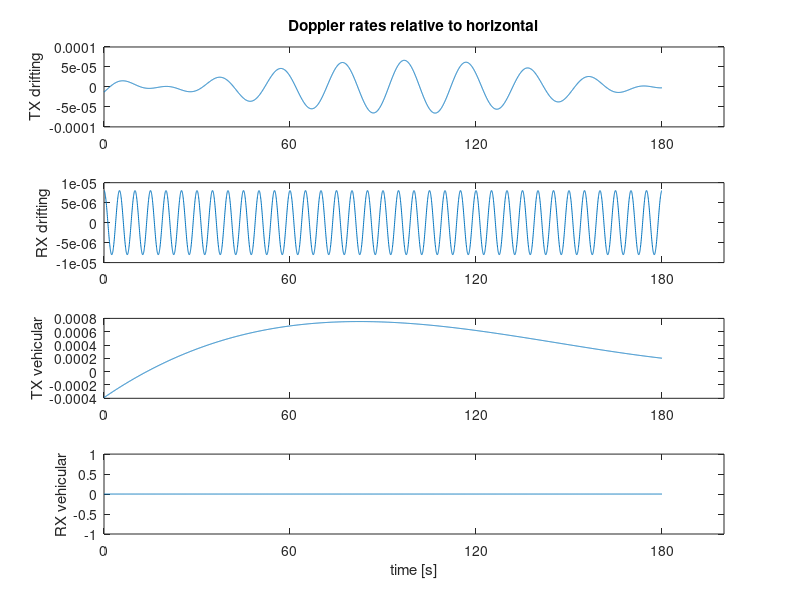
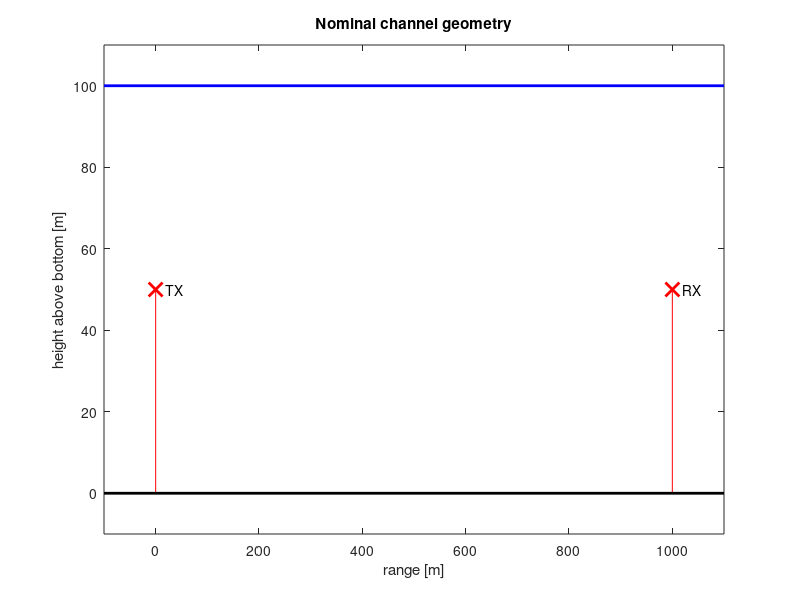

MATLAB code to generate these figures, in order:
% This code reads the channel parameters and writes them in data 
% files [file_name].prm and [file_name].dop which will be used 
% by the main simulator code channel_simulator.
%
% Change the following channel parameters by updating this code. 
% Alternatively, you can directly update the .prm and .dop data 
% files via a text editing software.
% 
% file_name: data file name
% h0: surface height (depth) [m]
% ht0: TX height [m]
% hr0: RX height [m]
% d0: channel distance [m]
% k: spreading factor
% c: speed of sound in water [m/s]
% c2: speed of sound in bottom [m/s] (>1500 for hard, < 1500 for soft)
% cut: do not consider arrivals whose strength is below that of direct arrival divided by cut
% fmin: minimum frequency [Hz]
% B: bandwidth [Hz]
% df: frequency resolution [Hz]
% dt: time resolution [seconds] 
% T_SS: coherence time of the Small-Scale (S-S) variations [seconds]
% sig2s: variance of S-S surface variations 
% sig2b: variance of S-S bottom variations 
% B_delp: 3-dB width of the p.s.d. of intra-path delays (assumed constant for all paths)
% Sp: number of intra-paths (assumed constant for all paths)
% mu_p: mean of intra-path amplitudes (assumed constant for all paths)
% nu_p: variance of intra-path amplitudes (assumed constant for all paths)
% T_tot: total duration of the simulated signal [seconds]
% h_bnd: range of surface height variation (Large-Scale (L-S) realizations are limited to h+h_band)
% ht_bnd: range of transmitter height variation
% hr_bnd: range of receiver height variation
% d_bnd: range of channel distance variation
% sig_h: standard deviation of L-S variations of surface height 
% sig_ht: standard deviation of L-S variations of transmitter height 
% sig_hr: standard deviation of L-S variations of receiver height 
% sig_d: standard deviation of L-S variations of distance height 
% a_AR: AR parameter for generating L-S variations (constant for variables h, ht, hr, d) 
% method: Large-Scale (L-S) & Small-Scale (S-S) Simulation Methods:
% vtd: TX drifting speed
% theta_td: TX drifting angle
% vrd: RX drifting speed
% theta_rd: RX drifting angle
% vtv: TX vehicular speed
% theta_tv: TX vehicular angle
% vrv: RX vehicular speed
% theta_rv: RX vehicular angle 
% Aw: surface variation amplitude
% fw: surface variation frequency
%
% Author: Parastoo Qarabaqi, Northeastern University, 2013

clc, clear all, close all, format long;

%% Data file name: 
file_name= 'example_channel';

%% Deterministic channel geometry:

h0=100; % surface height (depth) [m]
ht0=50; % TX height [m]
hr0=50; % RX height [m]
d0=1000; % channel distance [m]

k=1.7; % spreading factor
c=1500; % speed of sound in water [m/s]
c2=1200; % speed of sound in bottom [m/s] (>1500 for hard, < 1500 for soft)
cut=20; % do not consider arrivals whose strength is below that of direct arrival divided by cut

fmin=10e3; % minimum frequency [Hz]
B=10e3; % bandwidth [Hz]

df=30; % frequency resolution [Hz], f_vec=fmin:df:fmax; 

dt= 50e-3; % time resolution [seconds] 
T_SS=60; % coherence time of the small-scale variations [seconds]

%% Small-Scale (S-S) parameters: 
sig2s= 1.125; % variance of S-S surface variations 
sig2b=sig2s/2; % variance of S-S bottom variations 
 
B_delp= 5e-4; % 3-dB width of the p.s.d. of intra-path delays (assumed constant for all paths)
Sp= 20; % number of intra-paths (assumed constant for all paths)
mu_p= .5/Sp; % mean of intra-path amplitudes (assumed constant for all paths)
nu_p= 1e-6; % variance of intra-path amplitudes (assumed constant for all paths)

%% Large-Scale (L-S) parameters:
T_tot= 3*T_SS; % total duration of the simulated signal [seconds]
t_tot_vec=(0:dt:T_tot); Lt_tot=length(t_tot_vec);

h_bnd=[-10 10]; % range of surface height variation (L-S realizations are limited to h+h_band)
ht_bnd=[-5 5]; % range of transmitter height variation
hr_bnd=[-5 5]; % range of receiver height variation
d_bnd=[-20 20]; % range of channel distance variation
sig_h=1; % standard deviation of L-S variations of surface height 
sig_ht=1; % standard deviation of L-S variations of transmitter height 
sig_hr=1; % standard deviation of L-S variations of receiver height 
sig_d=1; % standard deviation of L-S variations of distance height 
a_AR= .9; % AR parameter for generating L-S variations (constant for variables h, ht, hr, d) 

%% Large-Scale (L-S) & Small-Scale (S-S) Simulation Methods:
% 1)'sim_dir': SIMplified L-S model & DIRect S-S model
% 2)'sim_seq': SIMplified L-S model & Statistically EQuivalent S-S model
% 3)'bel_dir': BELlhop L-S model & DIRect S-S model
% 4)'bel_seq': BELlhop L-S model & Statistically EQuivalent S-S model
method='sim_dir'; 

%% Doppler: 
% All parameters can be entered as scalars or vectors of size(t_tot_vec).

% drifting: 
vtd= 0.1*cos((1/20)*(2*pi*t_tot_vec)-rand*2*pi); 
theta_td= linspace(rand*2*pi,rand*2*pi,length(t_tot_vec)); 

vrd= 0.02*cos((1/5)*(2*pi*t_tot_vec)); 
theta_rd= rand*2*pi; 

% vehicular: 
vtv= interp1([0:T_SS:T_tot], 1*randn(size([0:T_SS:T_tot])), t_tot_vec, 'spline');   
theta_tv= 0; 
vrv= 0;  
theta_rv= 0; 

% surface: 
Aw= .05; fw= .01; 

%% %%%%%%%%%%%%%%%%%%%%%%%%%%%%%%%%%%%%%%%%%%%%%%%%%%%%%%%%%%%%%%%%%%%%%%%%
% End of reading data. Start writing the data files: 
%%%%%%%%%%%%%%%%%%%%%%%%%%%%%%%%%%%%%%%%%%%%%%%%%%%%%%%%%%%%%%%%%%%%%%%%%%%

%% Write parameters on prm file: 
f1 = fopen([file_name, '.prm'], 'w');

fprintf(f1, '%f surface_height_(depth)_[m]\n', h0); 
fprintf(f1, '%f TX_height_[m]\n', ht0); 
fprintf(f1, '%f RX_height_[m]\n', hr0); 
fprintf(f1, '%f channel_distance_[m]\n', d0); 

fprintf(f1, '%f spreading_factor\n', k); 
fprintf(f1, '%f speed_of_sound_in_water_[m/s]\n', c); 
fprintf(f1, '%f speed_of_sound_in_bottom_[m/s]\n', c2); 
fprintf(f1, '%f minimum_relative_path_strength\n', cut); 

fprintf(f1, '%f minimum_frequency_[Hz]\n', fmin); 
fprintf(f1, '%f bandwidth_[Hz]\n', B); 
fprintf(f1, '%f frequency_resolution_[Hz]\n', df); 
fprintf(f1, '%f time_resolution_[seconds]\n', dt); 
fprintf(f1, '%f coherence_time_of_the_small-scale_variations_[seconds]\n', T_SS); 

fprintf(f1, '%f variance_of_S_S_surface_variations_[m^2]\n', sig2s); 
fprintf(f1, '%f variance_of_S_S_bottom_variations_[m^2]\n', sig2b); 
fprintf(f1, '%f 3-dB_width_of_the_p.s.d._of_intra-path_delays_[Hz]\n', B_delp); 
fprintf(f1, '%d number_of_intra-paths\n', Sp); 
fprintf(f1, '%f mean_of_intra-path_amplitudes\n', mu_p); 
fprintf(f1, '%f variance_of_intra-path_amplitudes\n', nu_p); 

fprintf(f1, '%f total_duration_of_the_simulated_signal_[seconds]\n', T_tot); 
fprintf(f1, '%f min_of_surface_height\n', h_bnd(1));
fprintf(f1, '%f max_of_surface_height\n', h_bnd(2));
fprintf(f1, '%f min_of_transmitter_height\n', ht_bnd(1));
fprintf(f1, '%f max_of_transmitter_height\n', ht_bnd(2));
fprintf(f1, '%f min_of_receiver_height\n', hr_bnd(1));
fprintf(f1, '%f max_of_receiver_height\n', hr_bnd(2));
fprintf(f1, '%f min_of_channel_distance\n', d_bnd(1));
fprintf(f1, '%f max_of_channel_distance\n', d_bnd(2));

fprintf(f1, '%f L_S_standard_deviation_of_surface_height_[m]\n', sig_h); 
fprintf(f1, '%f L_S_standard_deviation_of_transmitter_height_[m]\n', sig_ht); 
fprintf(f1, '%f L_S_standard_deviation_of_receiver_height_[m]\n', sig_hr); 
fprintf(f1, '%d L_S_standard_deviation_of_receiver_height_[m]\n', sig_d); 
fprintf(f1, '%f AR_parameter_for_generating_L_S_variations\n', a_AR); 

switch method
    case {'sim_dir', 1}, fprintf(f1, '1 method\n');
    case {'sim_seq', 2}, fprintf(f1, '2 method\n');
    case {'bel_dir', 3}, fprintf(f1, '3 method\n');
    case {'bel_seq', 4}, fprintf(f1, '4 method\n');        
end

fclose(f1);

%% form Doppler matrix: 
Dopp_mat= zeros(Lt_tot, 10);
if length(vtd)==1; Dopp_mat(:,1)= repmat(vtd, Lt_tot, 1); 
else Dopp_mat(:,1)= vtd.';
end
if length(theta_td)==1; Dopp_mat(:,2)= repmat(theta_td, Lt_tot, 1); 
else Dopp_mat(:,2)= theta_td.';
end
if length(vrd)==1; Dopp_mat(:,3)= repmat(vrd, Lt_tot, 1); 
else Dopp_mat(:,3)= vrd.';
end
if length(theta_rd)==1; Dopp_mat(:,4)= repmat(theta_rd, Lt_tot, 1); 
else Dopp_mat(:,4)= theta_rd.';
end
if length(vtv)==1; Dopp_mat(:,5)= repmat(vtv, Lt_tot, 1); 
else Dopp_mat(:,5)= vtv.';
end
if length(theta_tv)==1; Dopp_mat(:,6)= repmat(theta_tv, Lt_tot, 1); 
else Dopp_mat(:,6)= theta_tv.';
end
if length(vrv)==1; Dopp_mat(:,7)= repmat(vrv, Lt_tot, 1); 
else Dopp_mat(:,7)= vrv.';
end
if length(theta_rv)==1; Dopp_mat(:,8)= repmat(theta_rv, Lt_tot, 1); 
else Dopp_mat(:,8)= theta_rv.';
end
if length(Aw)==1; Dopp_mat(:,9)= repmat(Aw, Lt_tot, 1); 
else Dopp_mat(:,9)= Aw.';
end
if length(fw)==1; Dopp_mat(:,10)= repmat(fw, Lt_tot, 1); 
else Dopp_mat(:,10)= fw.';
end

%% Write Doppler rates on dop file: 
f2 = fopen([file_name, '.dop'], 'w');

fprintf(f2, '%f\n', reshape(Dopp_mat, 10*Lt_tot, 1)); 

fclose(f2);

%% %%%%%%%%%%%%%%%%%%%%%%%%%%%%%%%%%%%%%%%%%%%%%%%%%%%%%%%%%%%%%%%%%%%%%%%%
% Plotting the channel parameters:  
%%%%%%%%%%%%%%%%%%%%%%%%%%%%%%%%%%%%%%%%%%%%%%%%%%%%%%%%%%%%%%%%%%%%%%%%%%%

%% Plot the Doppler rates: 

% drifting:
figure; subplot(411); plot(t_tot_vec, (1/c)*Dopp_mat(:,1).*cos(Dopp_mat(:,2))); 
ylabel('TX drifting'), set(gca,'XTick', (0:T_SS:T_tot)), 
title('Doppler rates relative to horizontal')
subplot(412); plot(t_tot_vec, (1/c)*Dopp_mat(:,3).*cos(Dopp_mat(:,4))); 
ylabel('RX drifting'), set(gca,'XTick', (0:T_SS:T_tot)),

% vehicular:
subplot(413); plot(t_tot_vec, (1/c)*Dopp_mat(:,5).*cos(Dopp_mat(:,6))); 
ylabel('TX vehicular'), set(gca,'XTick', (0:T_SS:T_tot)), 
subplot(414); plot(t_tot_vec, (1/c)*Dopp_mat(:,7).*cos(Dopp_mat(:,8))); 
ylabel('RX vehicular'), set(gca,'XTick', (0:T_SS:T_tot)),
xlabel('time [s]')

%% Plot the nominal channel geometry: 

figure; 
plot([0,0], [0,ht0], 'r'), hold on,
plot(0,ht0, 'rx', 'linewidth', 2, 'markersize', 10), 
plot([d0,d0], [0,hr0], 'r'), 
plot(d0,hr0, 'rx', 'linewidth', 2, 'markersize', 10),
plot([-.1*d0, 1.1*d0], [0, 0], 'k', 'linewidth', 2),
plot([-.1*d0, 1.1*d0], [h0,h0], 'b', 'linewidth', 2),

axis([-.1*d0, 1.1*d0, -.1*h0, 1.1*h0]),
xlabel('range [m]'), ylabel('height above bottom [m]'),
text(.02*d0, ht0, 'TX'), text(1.02*d0, hr0, 'RX'), 
title('Nominal channel geometry')


